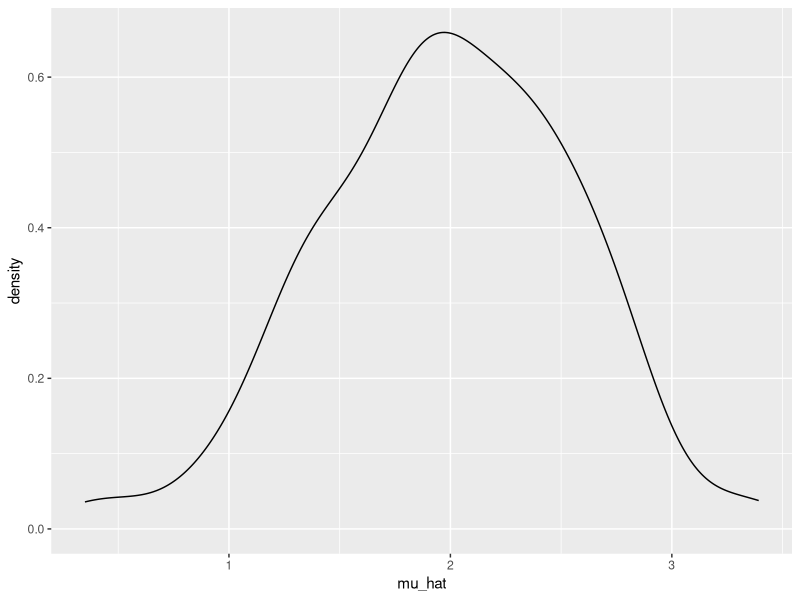
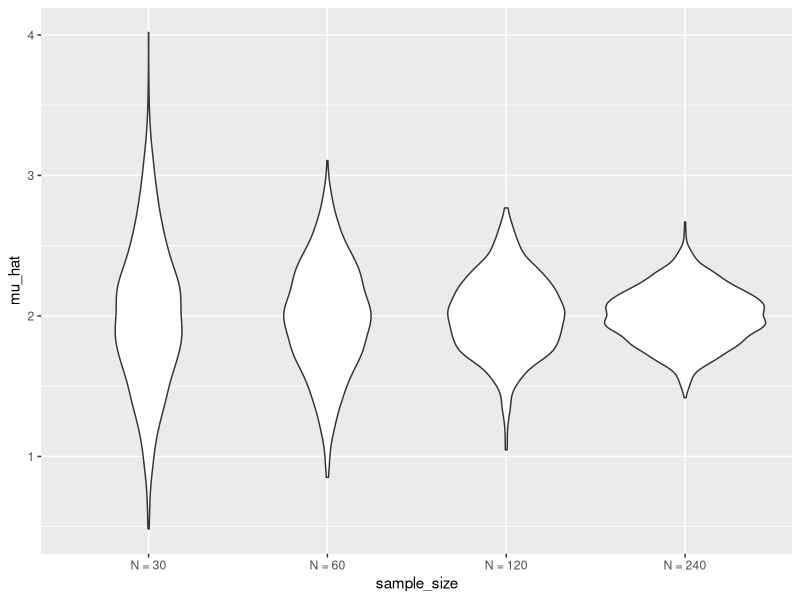
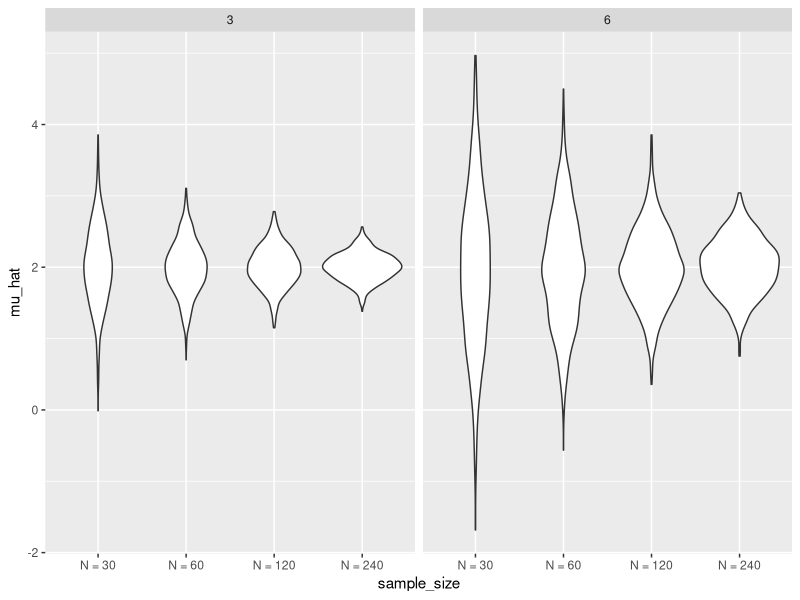

Here is the R script that generated these plots, in order:
## ---- chunk 1
knitr::opts_chunk$set(echo = TRUE)
library(tidyverse)

set.seed(1)
## ---- chunk 2
sim_mean_sd = function(n_obs, mu = 2, sigma = 3) {
  
  sim_data = tibble(
    x = rnorm(n = n_obs, mean = mu, sd = sigma),
  )
  
  sim_data %>% 
    summarize(
      mu_hat = mean(x),
      sigma_hat = sd(x)
    )
}
## ---- chunk 3
sim_mean_sd(n_obs = 30)
## ---- chunk 4
output = vector("list", length = 100)

for (i in 1:100) {
  
  output[[i]] = sim_mean_sd(n_obs = 30)
}

bind_rows(output)
## ---- chunk 5
sim_results_df = 
  expand_grid(
    sample_size = 30,
    iter = 1:100
  ) %>% 
  mutate(
    estimate_df = map(sample_size, sim_mean_sd)
  ) %>% 
  unnest(estimate_df)

sim_results_df %>% 
  ggplot(aes(x = mu_hat)) + 
  geom_density()
## ---- chunk 6
sim_results_df = 
  expand_grid(
    sample_size = c(30, 60, 120, 240),
    iteration = 1:1000
  ) %>% 
  mutate(
    estimate_df = map(sample_size, sim_mean_sd)
  ) %>% 
  unnest(estimate_df)
## ---- chunk 7
sim_results_df %>% 
  mutate(sample_size = str_c("N = ", sample_size),
         sample_size = fct_inorder(sample_size)) %>% 
  ggplot(aes(x = sample_size, y = mu_hat)) +
  geom_violin()
## ---- chunk 8
sim_results_df %>% 
  mutate(sample_size = str_c("N = ", sample_size),
         sample_size = fct_inorder(sample_size)) %>% 
  group_by(sample_size) %>% 
  summarize(emp_st_err = sd(mu_hat))
## ---- chunk 9
sim_results_df = 
  expand_grid(
    sample_size = c(30, 60, 120, 240),
    true_sigma = c(6, 3),
    iteration = 1:1000
  ) %>% 
  mutate(estimate_df = map2(.x = sample_size, .y = true_sigma, 
                      ~ sim_mean_sd(n_obs = .x, sigma = .y))) %>% 
  unnest(estimate_df)

sim_results_df %>% 
  mutate(sample_size = str_c("N = ", sample_size),
         sample_size = fct_inorder(sample_size)) %>% 
  ggplot(aes(x = sample_size, y = mu_hat)) +
  geom_violin() +
  facet_grid(.~true_sigma)
